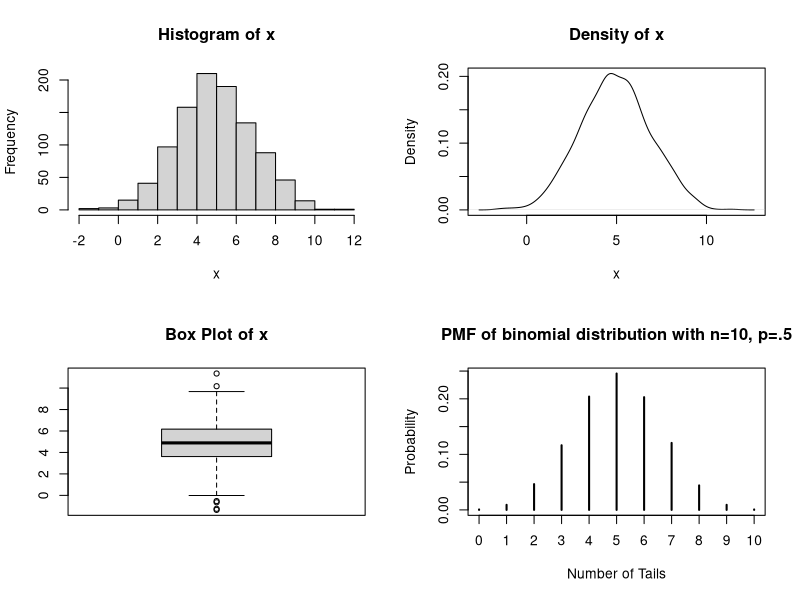
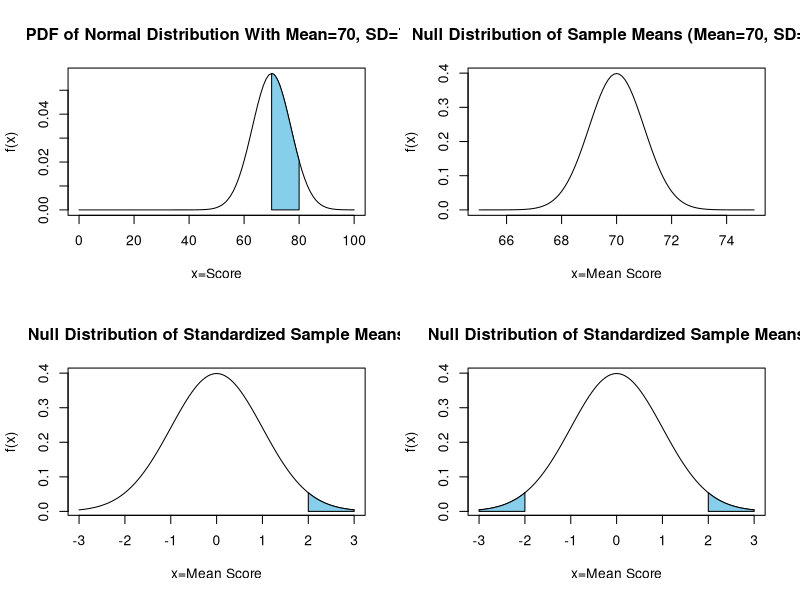
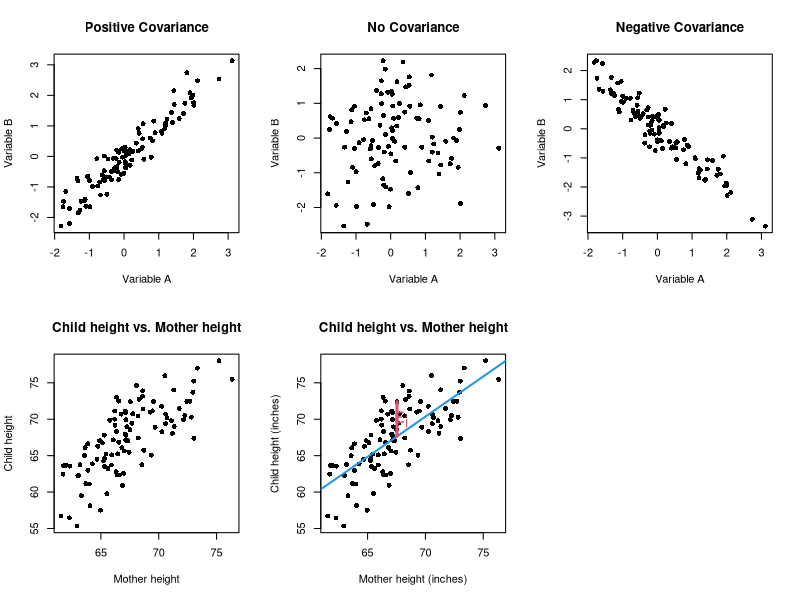

These figures' R source, in order:
## ---- chunk 1
knitr::opts_chunk$set(echo = TRUE)
## ---- chunk 2
set.seed(101)
x <- rnorm(1000,5,2)
par(mfrow=c(2,2))
hist(x, main="Histogram of x", xlab="x")
plot(density(x),main="Density of x", xlab="x")
boxplot(x, main="Box Plot of x")
## ---- chunk 3
binom <- rbinom(10000,10,.5)
plot(table(binom)/length(binom), ylab="Probability", xlab="Number of Tails", 
       main="PMF of binomial distribution with n=10, p=.5")
## ---- chunk 4
coord.x <- c(70,seq(70,80,0.01),80)
coord.y <- c(0,dnorm(seq(70,80,0.01),70,7),0)
curve(dnorm(x,70,7), xlim=c(0,100), main='PDF of Normal Distribution With Mean=70, SD=7',
      ylab="f(x)", xlab="x=Score")
polygon(coord.x,coord.y,col='skyblue')
## ---- chunk 5
curve(dnorm(x,70,1), xlim=c(65,75), main='Null Distribution of Sample Means (Mean=70, SD=1)',
      ylab="f(x)", xlab="x=Mean Score")
## ---- chunk 6
coord.x <- c(2,seq(2,3,0.01),3)
coord.y <- c(0,dnorm(seq(2,3,0.01),0,1),0)
curve(dnorm(x,0,1), xlim=c(-3,3), main='Null Distribution of Standardized Sample Means',
      ylab="f(x)", xlab="x=Mean Score")
polygon(coord.x,coord.y,col='skyblue')
## ---- chunk 7
coord.x <- c(2,seq(2,3,0.01),3)
coord.y <- c(0,dnorm(seq(2,3,0.01),0,1),0)
coord.x2 <- c(-3,seq(-3,-2,0.01),-2)
coord.y2 <- c(0,dnorm(seq(-3,-2,0.01),0,1),0)
curve(dnorm(x,0,1), xlim=c(-3,3), main='Null Distribution of Standardized Sample Means',
      ylab="f(x)", xlab="x=Mean Score")
polygon(coord.x,coord.y,col='skyblue')
polygon(coord.x2,coord.y2,col='skyblue')
## ---- chunk 8
1-pt(1.67,df=31, lower.tail = TRUE) #t-test 
1-pnorm(1.67, lower.tail = TRUE) #z-test
## ---- chunk 9
dat <- data.frame(Starbucks=c(2.75,2.85,3.10,2.90,3.15,3.50),
                  DunkinDonuts=c(2.40,2.80,3.25,2.60,2.90,3.75))
rownames(dat) <- c("Small Hot Coffee", "Medium Hot Coffee", "Large Hot Coffee",
                   "Small Cold Coffee", "Medium Cold Coffee", "Large Cold Coffee")
colnames(dat) <- c("Starbucks Price", "DD Price")
knitr::kable(dat)
## ---- chunk 10
dat$PriceDiff <- dat$`Starbucks Price`-dat$`DD Price`
colnames(dat) <- c("Starbucks Price", "DD Price", "Price Difference")
knitr::kable(dat)
## ---- chunk 11
set.seed(102)
x<- rnorm(100)
y<- rnorm(100)
z <- x+rnorm(100,0,.4)
w <- -x+rnorm(100,0,.4)
par(mfrow=c(2,3))
plot(x,z, pch=16, main="Positive Covariance", xlab="Variable A", ylab="Variable B")
plot(x,y, pch=16, main="No Covariance", xlab="Variable A", ylab="Variable B")
plot(x,w, pch=16, main="Negative Covariance", xlab="Variable A", ylab="Variable B")
## ---- chunk 12
set.seed(102)
x <- rnorm(100, 67,3)
z <- x+rnorm(100,0,3)
plot(x,z, pch=16, main="Child height vs. Mother height", xlab="Mother height", ylab="Child height")

## ---- chunk 13
plot(x,z, pch=16, main="Child height vs. Mother height", xlab="Mother height (inches)", ylab="Child height (inches)")
data <- data.frame("MotherHeight"=x,"ChildHeight"=z)
lm1 <- lm(ChildHeight~MotherHeight, data=data)
abline(summary(lm1)$coef[1,1],summary(lm1)$coef[2,1],col=4,lwd=2)
segments(x[1], z[1], x[1], predict(lm1)[1], col = 2, lwd=3)
text(67.9,70,expression(epsilon[i]),cex=2,col=2)
## ---- chunk 14
summary(lm1)
